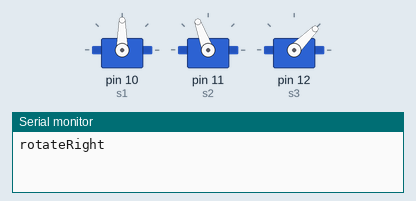
This sketch was run on a simulated Arduino Uno, built with avr-gcc and run on an emulated ATmega328P. Parts: 3 × servo, the last lines printed to the serial monitor. Random numbers use the default seed unless the sketch sets one.

Above: at 4.6 s.
At 19.2 s:
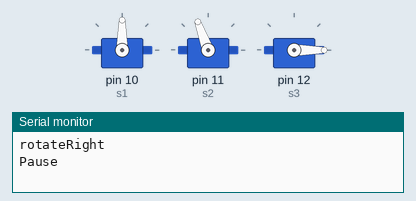
At 24.93 s:
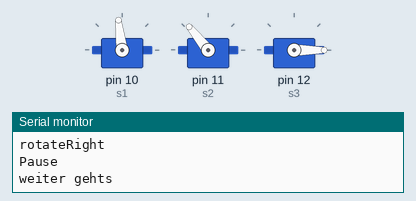
At 29.63 s:
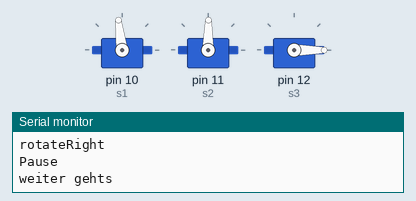
At 34.56 s:
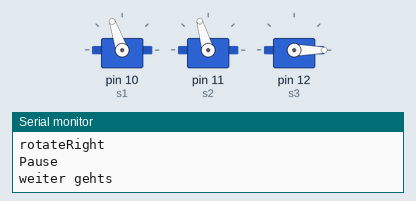
At 39.53 s:
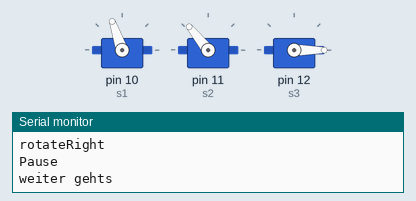
Timing chart, 0 to 40.0 s (numbered marks = the images above):
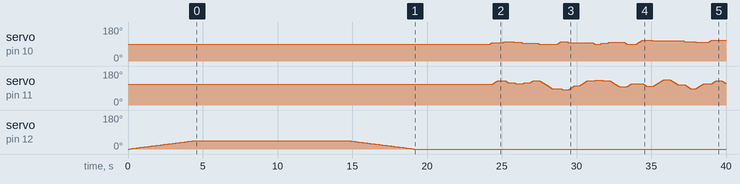

The sketch:

bewegungssimulator.ino
```cpp
#include <Servo.h>

Servo s1;  // up 'n' down
Servo s2;  // left 'n' right
Servo s3;  // door

int rounds = 50;

int default_position1 = 90;
int default_position2 = 110;
int default_position3 = 0;

int pos1 = default_position1;
int pos2 = default_position2;

void setup() {
  Serial.begin(9600);
  s1.attach(10);
  s2.attach(11);
  s3.attach(12);
  s1.write(default_position1);
  s2.write(default_position2);
  s3.write(default_position3);
}

void loop() {
  if (rounds >= 50) {
    goHome();
    openDoor();
    Serial.println("Pause");
    delay(10000);
    rounds = 0;
    closeDoor();
    delay(5000);
    Serial.println("weiter gehts");
  } else {
    tilt(random(default_position1, default_position1 + 20), 20);
    rotate(random(default_position2 - 30, default_position2 + 30), 20);
    delay(300);
    rounds++;
  }
}

void openDoor() {
  Serial.println("rotateRight");
  for (int pos3 = default_position3; pos3 <= default_position3 + 45; pos3 += 1) {
    s3.write(pos3);
    delay(100);
  }
}

void closeDoor() {
  for (int pos3 = default_position3 + 45; pos3 >= 0; pos3 -= 1) {
    s3.write(pos3);
    delay(100);
  }
}

void rotate(int pos, int speed) {
  if (pos < pos2) {
    rotateRight(pos, speed);
  } else if (pos > pos2) {
    rotateLeft(pos, speed);
  }
  pos2 = pos;
}

void rotateLeft(int pos, int speed) {
  for (pos2; pos2 <= pos; pos2 += 1) {
    s2.write(pos2);
    delay(speed);
  }
}

void rotateRight(int pos, int speed) {
  for (pos2; pos2 >= pos; pos2 -= 1) {
    s2.write(pos2);
    delay(speed);
  }
}

void tilt(int pos, int speed) {
  if (pos < pos1) {
    down(pos, speed);
  } else if (pos > pos1) {
    up(pos, speed);
  }
  pos1 = pos;
}

void up(int pos, int speed) {
  for (pos1; pos1 <= pos; pos1 += 1) {
    s1.write(pos1);
    delay(speed);
  }
}

void down(int pos, int speed) {
  for (pos1; pos1 >= pos; pos1 -= 1) {
    s1.write(pos1);
    delay(speed);
  }
}

void goHome() {
  tilt(default_position1, 50);
  rotate(default_position2, 50);
}
```

Measured:
- by itself, servo on pin 12 (s3): rises from 0° to 45° in 4.4 s, then falls to 0° in 14.6 s
